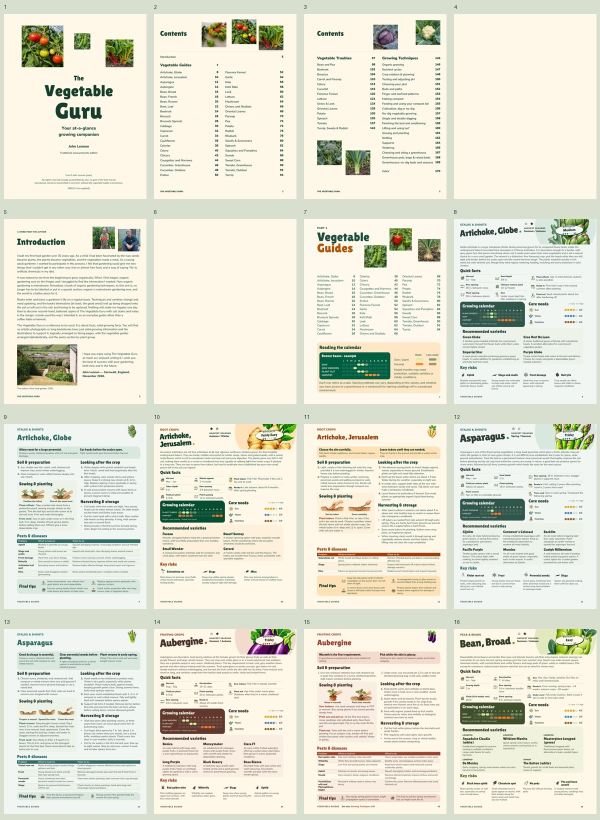
#> input picture docs/publication/bookvault-second-proof-2026-11-22/interior/contact-001.jpg, 1200 x 1640 px, given in place of page-001.png, which was not available (shown at 1/2 size)
$ python make-colour-contacts.py
#> lines starting #> are read from the running program, lines starting #| are printed output that depends on the picture
from pathlib import Path
from PIL import Image,ImageDraw,ImageFont
DOC=Path(__file__).resolve().parent;SRC=DOC/'colour-work/actual-cmyk';OUT=DOC/'colour-contacts';OUT.mkdir(exist_ok=True)
for start in range(1,175,16):
 sheet=Image.new('RGB',(1080,1460),'#e5e5e5');d=ImageDraw.Draw(sheet)
#> after `sheet = Image.new('RGB', (1080, 1460), '#e5e5e5')`: sheet: PIL image 1080x1460 RGB; every value is 229
 for j,n in enumerate(range(start,min(start+16,175))):
  im=Image.open(SRC/f'page-{n:03}.png').convert('RGB');im.thumbnail((258,332));x=8+(j%4)*270;y=26+(j//4)*364;sheet.paste(im,(x,y));d.text((x,y-18),f'Folio {n}',fill='black')
#> further down, im is the input picture: PIL image 1200x1640 RGB; mean R, G, B 227.9, 227.3, 212
#> after `im.thumbnail((258, 332))`:
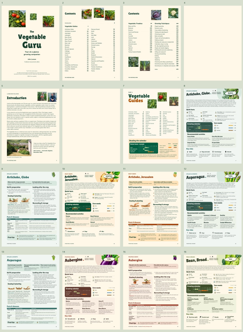
#> im: PIL image 243x332 RGB; mean R, G, B 227.8, 227.3, 212.1
#> after `sheet.paste(im, (x, y))`:
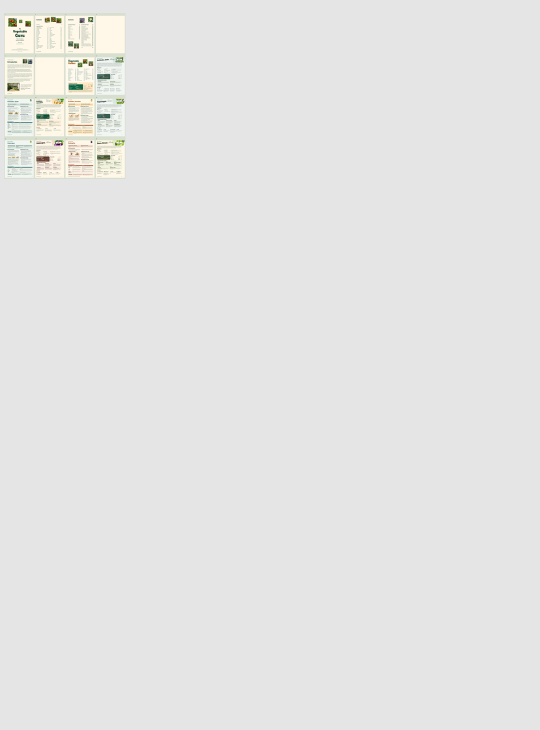
#> sheet: PIL image 1080x1460 RGB (shown at 1/2 size); mean R, G, B 228.9, 228.9, 228.1
#> (the run stopped early here; a loop or call above may not have finished)

$ run again, on docs/publication/bookvault-second-proof-2026-11-22/interior/contact-065.jpg
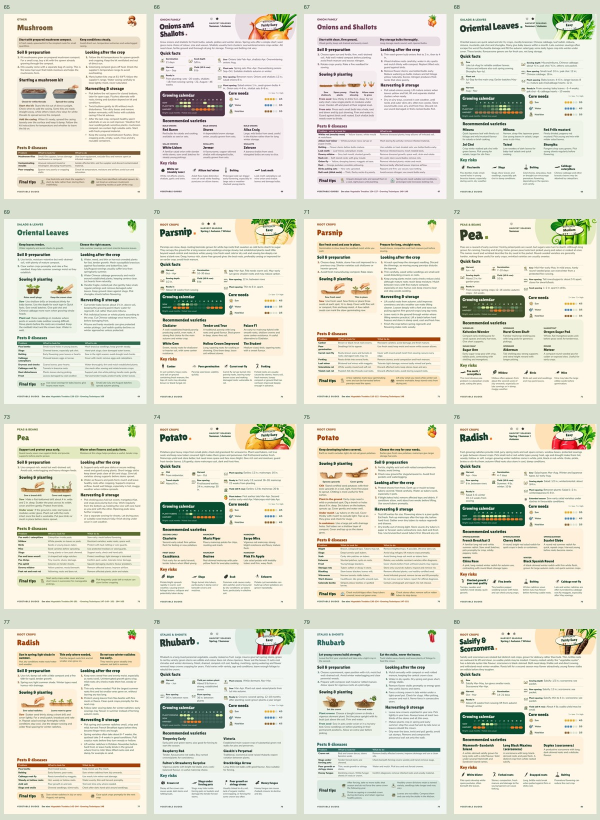
#> input picture docs/publication/bookvault-second-proof-2026-11-22/interior/contact-065.jpg, 1200 x 1640 px, given in place of page-001.png, which was not available (shown at 1/2 size)
#> im is the input picture: PIL image 1200x1640 RGB; mean R, G, B 226, 225.2, 210.5
#> `im.thumbnail((258, 332))`:
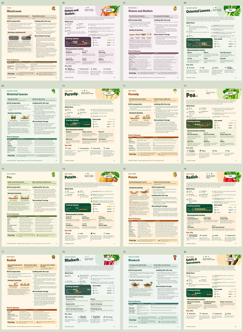
#> im: PIL image 243x332 RGB; mean R, G, B 225.9, 225.3, 210.5
#> `sheet.paste(im, (x, y))`:
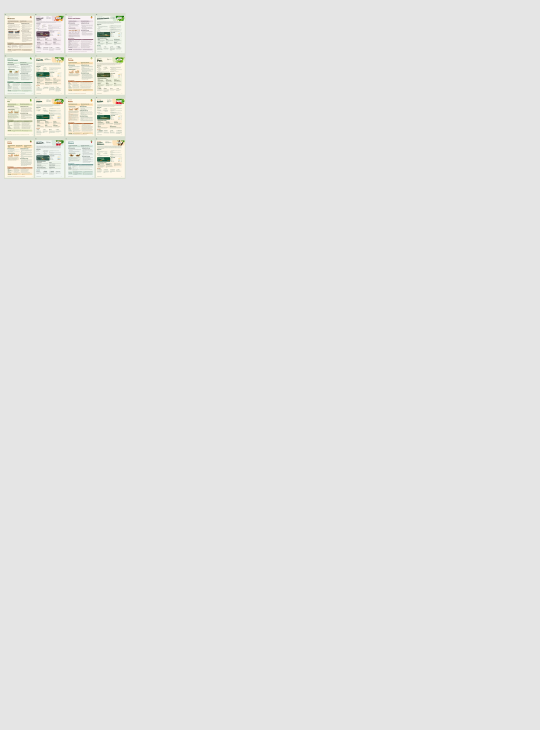
#> sheet: PIL image 1080x1460 RGB (shown at 1/2 size); mean R, G, B 228.8, 228.8, 228.1

$ run again, on docs/publication/bookvault-second-proof-2026-11-22/interior/contact-097.jpg
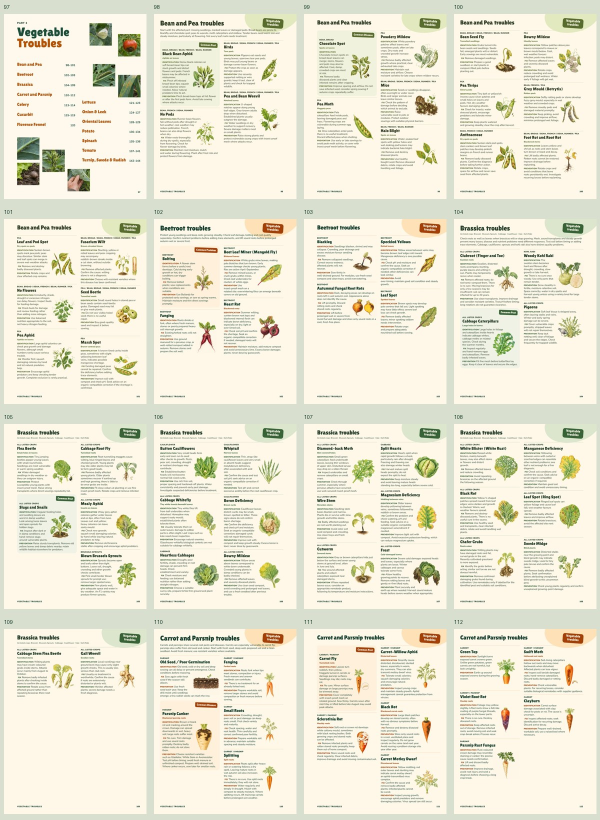
#> input picture docs/publication/bookvault-second-proof-2026-11-22/interior/contact-097.jpg, 1200 x 1640 px, given in place of page-001.png, which was not available (shown at 1/2 size)
#> im is the input picture: PIL image 1200x1640 RGB; mean R, G, B 233.9, 231, 212.3
#> `im.thumbnail((258, 332))`:
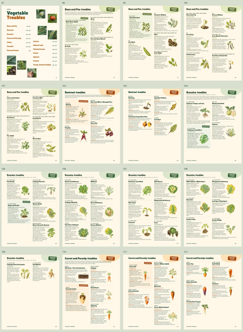
#> im: PIL image 243x332 RGB; mean R, G, B 233.8, 231, 212.4
#> `sheet.paste(im, (x, y))`:
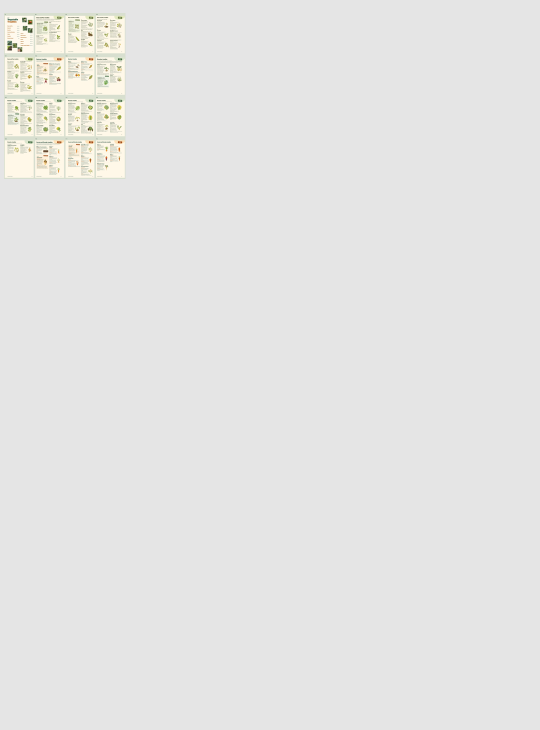
#> sheet: PIL image 1080x1460 RGB (shown at 1/2 size); mean R, G, B 229.2, 229.1, 228.2
